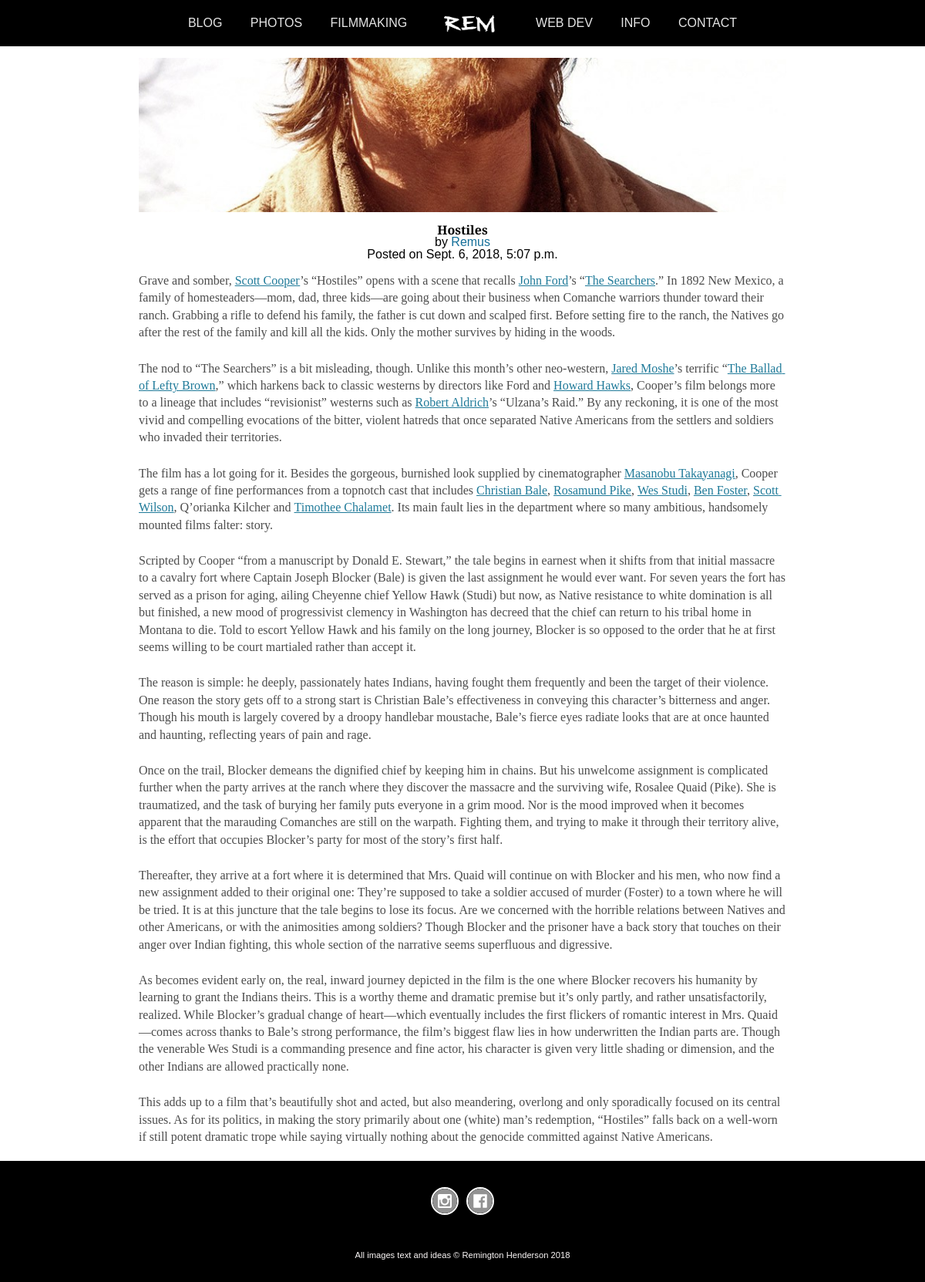
The app's page /blog/movie-reviews/hostiles/ with its own data.
### R_E_M/models.py (models this page shows, shortened)
class Blog(models.Model):
    title = models.CharField(max_length=200)
    author = models.ForeignKey(User, related_name='blogs', on_delete=models.CASCADE)
    date = models.DateTimeField(auto_now_add=True)
    content = MartorField()
    slug = models.SlugField(blank=True, null=True, unique=True)
    category = models.ForeignKey("Category", default=1, related_name='blogs', on_delete=models.SET_DEFAULT)
    image = models.ImageField(upload_to=blog_image_uh, blank=True, null=True)
    alt_text = models.CharField(max_length=100, blank=True, null=True)
    youtube_link = models.CharField(max_length=255, blank=True, null=True)
    class Meta:
        ordering = ['-pk']

class User(AbstractUser):
    phone_number = models.CharField(max_length=50)
    profile_bio = models.TextField(max_length=300, blank=True, null=True)
    image = models.ImageField(upload_to=user_image_uh, blank=True, null=True)

### R_E_M/views.py (the view)
def blog_single_view(request, cat, slug):
    blog_single = get_object_or_404(Blog, category__slug=cat, slug=slug)
    cat = Category.objects.all()
    return render(request, 'blog/blog_single_view.html', {'blog': blog_single, 'cat': cat})

### R_E_M/templatetags/R_E_M_tags.py (called while the page is built)
@register.simple_tag
def blog_image_or_default(blog):
    if blog.image:
        return mark_safe(
            '<img src="{}" class="blog_image" alt="{}">'.format(blog.image.url, blog.alt_text))
    return mark_safe('<img src="{}" class="blog_image" alt="Placeholder Image">'.format(
        '/static/R_E_M/img/generic.jpg'))

### R_E_M/templates/blog/blog_single_view.html (shortened to what this page needs)
{% extends 'base.html' %}
{% load static %}
{% load R_E_M_tags %}
{% load martortags %}
{% block content %}
    <head>
        <link rel="stylesheet" type="text/css" href="{% static 'styles/style.css' %}"/>
    </head>
    <div class="page_container">
        <div class="blog_content_container">
            <div class="blog_image_holder">
                {% blog_image_or_default blog %}
            </div>
            <div class="blog_header">
                <h2>{{ blog.title }}</h2>
                <p class="lead">
                    by
                    <a href="#" class="author">{{ blog.author.username }}</a>
                </p>
                <p class="post-time">Posted on {{ blog.date }}</p>
            </div>
            <pre>{{ blog.content|safe_markdown }}</pre>
        </div>
    </div>
{% endblock %}
{% block footer %}
    {% include 'footer_base.html' %}
{% endblock %}

### R_E_M/static/styles/style.css (style rules this page uses)
.page_container { min-height: calc(75vh - 46px); padding-top: 3px; }
body { font-family: 'Alegreya Sans SC', sans-serif; }
a { background: transparent; }
a, a:visited { color: #156f99; text-decoration: none; }
pre { text-align: left; white-space: pre-wrap; white-space: -moz-pre-wrap; white-space: -pre-wrap; white-space: -o-pre-wrap; word-wrap: break-word; }
.blog_content_container { margin: auto; text-align: center; width: 70%; }
.blog_content_container h2 { font-weight: bold; }
.blog_content_container pre { text-align: left; white-space: pre-wrap; white-space: -moz-pre-wrap; white-space: -pre-wrap; white-space: -o-pre-wrap; word-wrap: break-word; }
.blog_image_holder { height: 200px; overflow: hidden; margin-top: 12px; }
.blog_image { margin-top: -50%; width: 100%; }
.blog_header { margin: 15px; }

### records on screen
Blog: image+alt_text (picture), title "Hostiles", author.username "Remus", date "Sept. 6, 2018, 5:07 p.m.", content "Grave and somber, Scott Cooper ’s “Hostiles” opens with a scene that recalls John Ford ’s “ The Searchers .” In 1892 New Mexico, a family of homesteaders—mom, dad, three kids—are going about their business when Comanche warriors thunder toward their ranch. Grabbing a rifle to defend his family, the father is cut down and scalped first. Before setting fire to the ranch, the Natives go after the rest of the family and kill all the kids. Only the mother survives by hiding in the woods. The nod to “The Searchers” is a bit misleading, though. Unlike this month’s other neo-western, Jared Moshe ’s terrific “ The Ballad of Lefty Brown ,” which harkens back to classic westerns by directors like Ford…"
